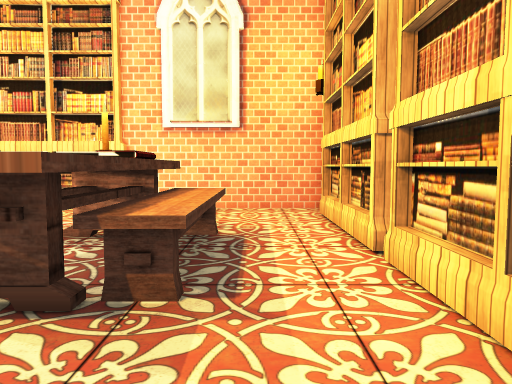
View 1 (above)

12 first-person views from a walk through a 3-D level made in the Unity game engine. The camera is 1.2 m above the floor, tilts 4° down and sees 70° across. The floor is counted in squares, 1 m on a side. Each view is taken from the middle of a square. On the plan, view 1 faces up. The plan holds only what a view shows up to about 15 squares ahead; the rest is blank. Some surface patterns are stand-ins.

View 2
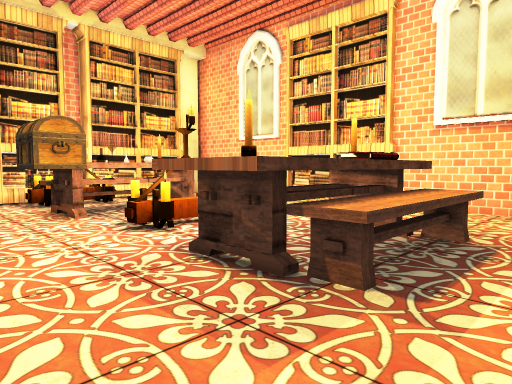

View 3
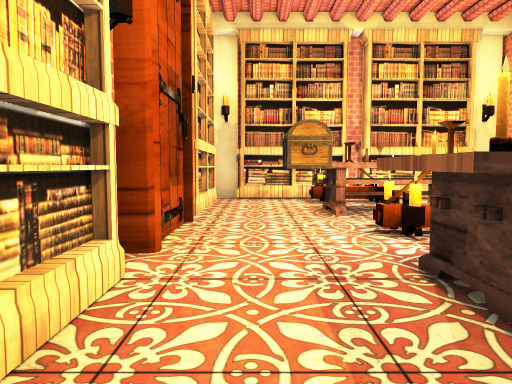

View 4
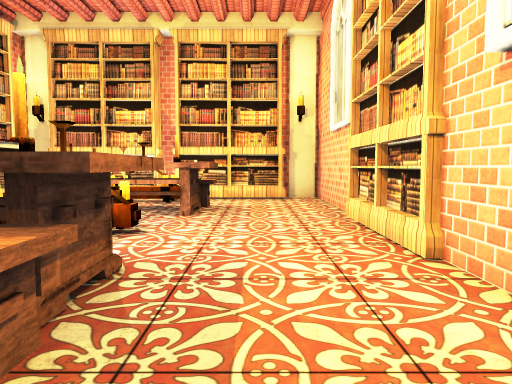

View 5
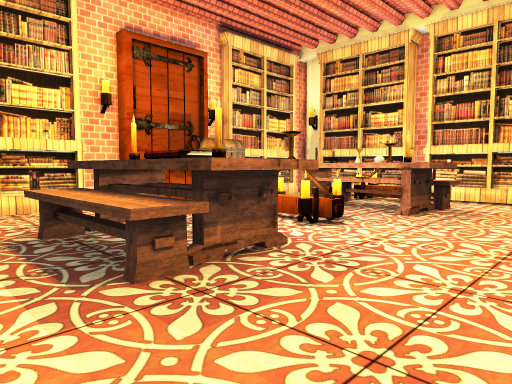

View 6
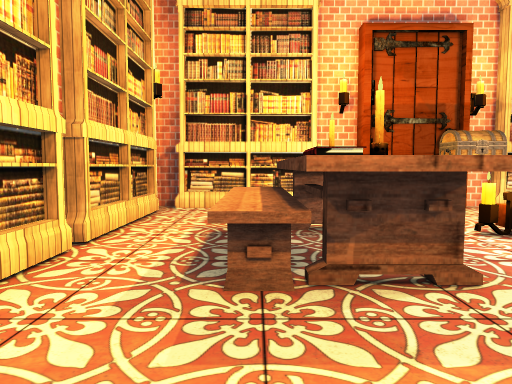

View 7
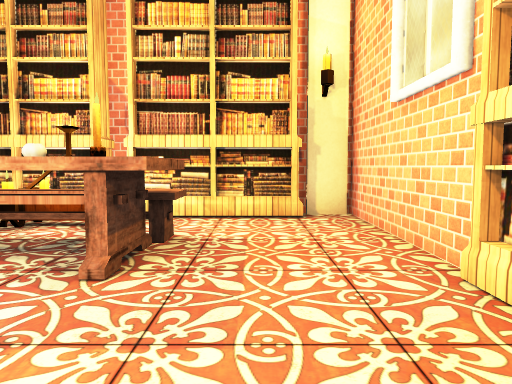

View 8
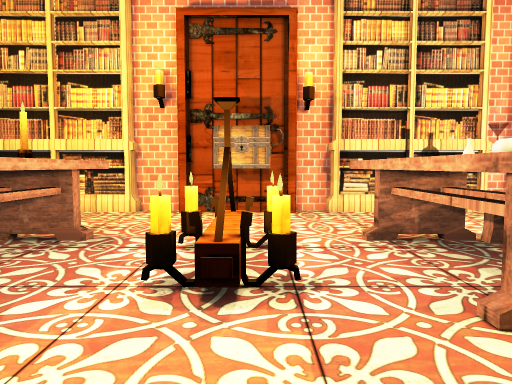

View 9
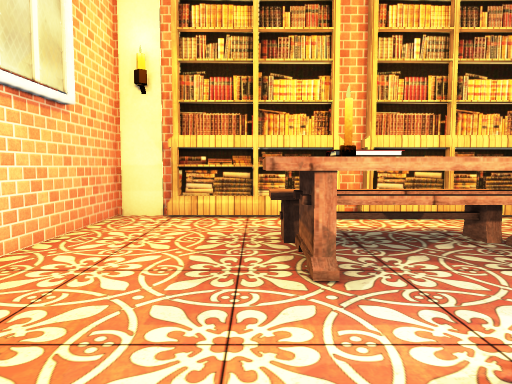

View 10
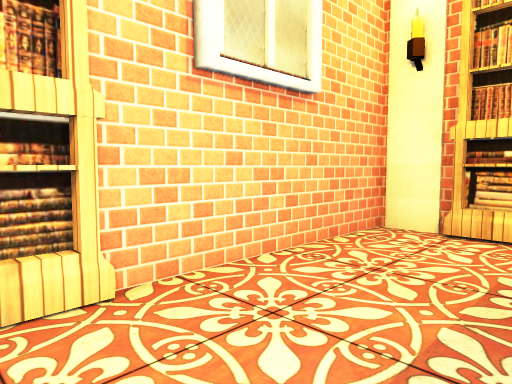

View 11
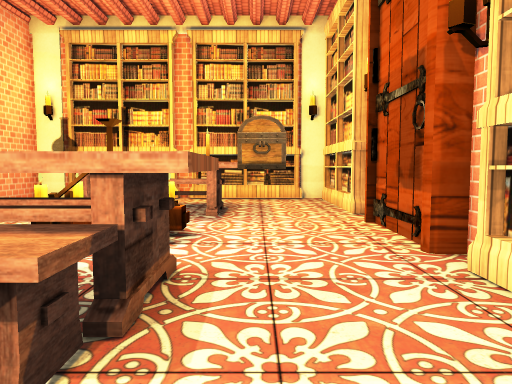

View 12
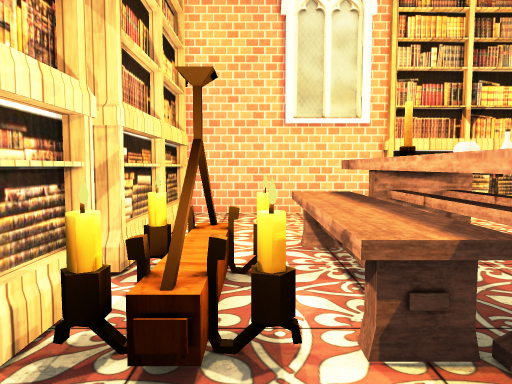

### Floor plan
Points are (right, up) in squares from view 1. A wall is a line through its corners. A room is listed if a view was taken in it or the views show most of it. See-through windows are left out.
Room 1 (views 1, 2, 3, 4, 5, 6, 7, 8, 9, 10, 11, 12)
walls: (-7, -0.5) (-4, -0.5); (-4, -0.9) (-2.8, -0.9); (-8.4, 10.4) (-13.1, 10.4) (-13.1, 9); (-8.1, -0.9) (-7, -0.9); (1.9, 4.4) (1.9, 5); (1.9, 9) (1.9, 10.4) (-3.6, 10.4); (-13.1, 5.1) (-13.1, 4.5); (1.4, -0.9) (1.9, -0.9) (1.9, 0.4); (-13.1, 0.4) (-13.1, -0.6); (-12.9, -0.9) (-12.2, -0.9)
objects: bookshelf (-13, 1) to (-13, 4); bookshelf (-13, 6) to (-13, 8); other object (-12, 3) to (-11, 4); bookshelf (-11, -1) to (-9, -1); other object (-10, 3) to (-10, 7); other object (-9, 3); flask (-9, 5); other object (-9, 5) to (-8, 7); candle (-9, 6); bookshelf (-8, 10) to (-4, 11); other object (-6, 2) to (-5, 2); other object (-6, 4) to (-5, 5); other object (-3, 3) to (-2, 7); bookshelf (-2, -1) to (1, -1); candle (-2, 3); books (-2, 5); candle (-2, 6); other object (-1, 3) to (-1, 7); bookshelf (2, 1) to (2, 4); bookshelf (2, 6) to (2, 8)

Positions as (right, up) in squares from view 1, and headings:
1: (0, 0), facing up
2: (1, 0), facing up-left
3: (1, 1), facing left
4: (1, 8), facing left
5: (1, 10), facing down-left
6: (-1, 10), facing down
7: (-4, 8), facing left
8: (-6, 9), facing down
9: (-7, 7), facing right
10: (-5, 7), facing up-right
11: (-12, 2), facing right
12: (-11, 1), facing up
